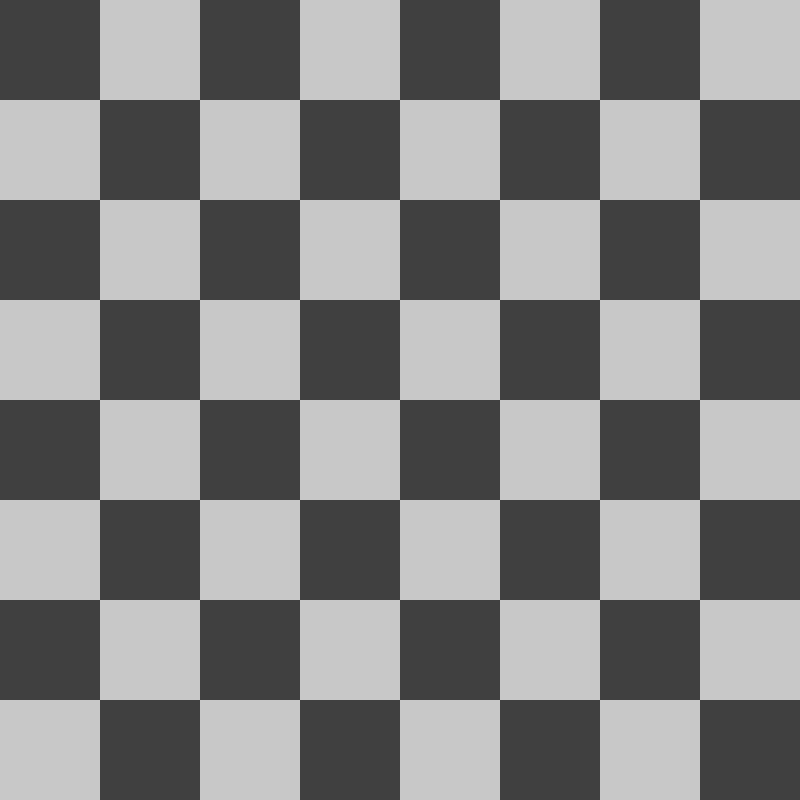
Frame 1 (no input)
Frame 60 (the mouse pressed at the canvas centre just before this capture): identical to frame 1, image omitted
Frame 120 (the mouse held since frame 60 and released just before this capture): identical to frame 1, image omitted

The Processing sketch that drew this single still picture (run headless with seeded random() and noise(); from frame 60 on, the mouse is pressed at the canvas centre):

// Processing sketch: chessboardv1
// ── chessboardv1.pde
float rows;
float cols;

void setup() {
  size(800, 800);
  rows=8;
  cols=8;
}

void draw() {
  background(255);
  noStroke();

  float rectW = width/cols;
  float rectH = height/rows;

  for (int r=0; r<rows; r++) {
    for (int c=0; c<cols; c++) {
        int isItEven = (r+c)%2;
        if (isItEven == 0) {
          fill(64);
        } else {
          fill(200);
        }
        rect(c*rectW, r*rectH, rectW, rectH);
      }
    }
  }
